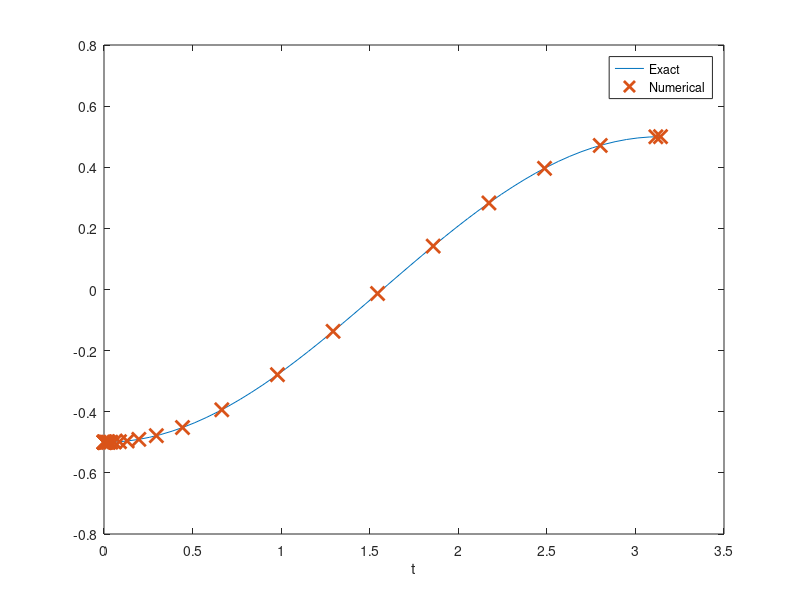

MATLAB code for this plot: (Note: this script raises an error after producing the figure.)
%% Integrator Lab: Solving First Order ODEs in MATLAB and Picard Approximation
%% Set up an inline function representation of an ODE and solve it
%% Exercise 1
% Objective: Solve an initial value problem and plot both the numerical approximation 
% and the corresponding exact solution.
% 
% Details: Solve the IVP
% 
% |y' = y tan t + sin t, y(0) = -1/2|
% 
% from |t = 0| to |t = pi|.

% Set up the right hand side of the ODE as an inline function
f = @(t,y) y*tan(t)+sin(t); 

% The initial conditions
t0 = 0;
y0 = -1/2;

% The time we will integrate until
t1 = pi;

soln = ode45(f, [t0, t1], y0);
disp(soln); %to show pieces of data stucture computed from ode45
%Plotting the solution to visualize

% Construct the exact solution (solved by hand)
tt = linspace(0,pi,50);
yy = (-1/2).*cos(tt); %This is my exact solution

% Plot both on the same figure, plotting the approximation with x's
plot(tt, yy, soln.x, soln.y, 'x', 'MarkerSize',10, 'LineWidth', 2);

% Label to the axis and a legend
xlabel('t');
legend('Exact', 'Numerical','Location','Best');
%% Computing an approximation at a specific point
%% Exercise 2
% Objective: Interpolate a solution at a number of grid points
% 
% Details: For the solution you computed in exercise 1, use deval to compute 
% the interpolated values at 10 grid points between 2 and 3.

% Compute the solution at 10 grid points between 2 and 3:
tinterp = linspace(2, 3, 10)
deval(soln, tinterp)
%% Errors, Step Sizes, and Tolerances
%% Exercise 3
% Objective: Examine the error of a solution generated by |ode45|
% 
% Details: For your solution to exercise 1, compute the pointwise error, identify 
% the maximum value of the error, and visualize the error on a linear-log plot 
% (use semilogy to plot the log of the error vs. t). Write in the comments where 
% the error is largest, and give a brief (1-2 sentences) explanation of why it 
% is largest there. Make sure to label your axes.

% Compute the exact solution
yexact = (-1/2).*cos(soln.x);

% Compute the pointwise error; note the use of MATLAB's vectorization
err = abs(yexact - soln.y);

disp(err);

fprintf('maximum error: %g \n', max(err));

semilogy(soln.x, err, 'LineWidth', 2);
xlabel('t');
ylabel('error');
%Maximum error value is 1.8068e-05 
%Error is largest there because Matlab computes error as the 
% difference between the different discretization parts when performing the integration.
% A largrer number of steps increases the error due to accumulation of rounding errors.
%% Exercise 4
% Objective: Solve and visualize a nonlinear ode using ode45
% 
% Details: Solve the IVP
% 
% |y' = 1 / y^2 , y(1) = 1|
% 
% from |t=1| to |t=10| using |ode45|. Find the exact solution and compute the 
% maximum pointwise error. Then plot the approximate solution and the exact solution 
% on the same axes.

%inline function definiton
f = @(t,y) 1/(y^2); 

% The initial conditions
t0 = 1;
y0 = 1;

% The time we will integrate until
t1 = 10;

soln = ode45(f, [t0, t1], y0);
disp(soln); %to show pieces of data stucture computed from ode45

%Plotting the solution to visualize

% exact solution (solved by hand)
tt = linspace(1,10,50);
yy = ((3.*tt)-2).^(1/3); %This is my exact solution

% Plot both on the same figure, plotting the approximation with x's
plot(tt, yy, soln.x, soln.y, 'x', 'MarkerSize',10, 'LineWidth', 2);

% Label to the axis and a legend
xlabel('t');
legend('Exact', 'Numerical','Location','Best');

% Compute the exact solution
yexact =((3.*(soln.x))-2).^(1/3);

% Compute the pointwise error; note the use of MATLAB's vectorization
err = abs(yexact - soln.y);

disp(err);
fprintf('maximum error: %g \n', max(err));

semilogy(soln.x, err, 'LineWidth', 2);
xlabel('t');
ylabel('error');
%% Exercise 5
% Objective: Solve and visualize an ODE that cannot be solved by hand with |ode45|.
% 
% Details: Solve the IVP
% 
% |y' = 1 - t y / 2, y(0) = -1|
% 
% from |t=0| to |t=10|. 
% 
% Your solution should show you defining the inline function, computing the 
% solution in this interval, and plotting it.
% 
% Your axes should be appropriately labeled

%inline function definiton
f = @(t,y) 1-t.*y./2; 

% The initial conditions
t0 = 0;
y0 = -1;

% The time we will integrate until
t1 = 10;

soln = ode45(f, [t0, t1], y0);
disp(soln); %to show pieces of data stucture computed from ode45

%Plotting the solution to visualize
plot(soln.x, soln.y, 'x');

% Label to the axis and a legend
xlabel('t');
legend('Numerical');
%% Exercise 6 - When things go wrong
% Objective: Solve an ode and explain the warning message
% 
% Details: Solve the IVP:
% 
% |y' = y^3 - t^2, y(0) = 1|
% 
% from |t=0| to |t=1|. 
% 
% Your solution should show you defining the inline function, and computing 
% the solution in this interval.
% 
% If you try to plot the solution, you should find that the solution does not 
% make it all the way to t = 1.
% 
% In the comments explain why MATLAB generates the warning message that you 
% may see, or fails to integrate all the way to t=1. HINT: Try plotting the direction 
% field for this with IODE.

%inline function definiton
f = @(t,y) y.^3 -t.^2;

% The initial conditions
t0 = 0;
y0 = 1;

% The time we will integrate until
t1 = 1;

soln = ode45(f, [t0, t1], y0); %computing the solution in this interval
disp(soln); %to show pieces of data stucture computed from ode45

%Plotting the solution to visualize
plot(soln.x, soln.y, 'x');

% Label to the axis and a legend
xlabel('t');
legend('Numerical');
% The warning says: Failure at t=5.066046e-01 Unable to meet integration tolerances without reducing
%   the step size below the smallest value  allowed (1.776357e-15) at time t.

%MATLAB generated this warning message because the ode function cannot handle discontinuities
% that occur at that point in the interval. In this case, we would have to
% do a piecewise integration from t0 to the discontinuity and then from the
% discontinuity to t1
%% Using symbolic variables to define functions
%% Exercise 7
% Objective: Define a function using symbolic variables and manipulate it.
% 
% Details: Define the function |f(x) = sin(x)cos(x)|
% 
% Use MATLAB commands to obtain a simpler form of this function, compute value 
% of this function for |x=pi/4| and |x=1|, and plot its graph.

% Start by defining the variables as symbolic
syms x y

% Define a function by simply writing its expression
f= sin(x)
g = cos(x)
h = sin(x)*cos(x)

simplify(h) %simplify the function 

%compute value of this function for x=pi/4 and x=1
eval(subs(f,x,pi/4))
eval(subs(f,x,1))

%plot the function
ezplot(h)
%% Obtaining Picard approximations
%% Exercise 8
%%
% 
%  Objective: Solve your own Picard Approximation and compare it to the
%  exact solution.
%
%%
% 
%  Details: Consider the IVP
%     | y' = 1+y^2|
%     | y(0) = 1 |
%
%% 
% Find the Picard approximation phi_5. For better efficiency, do not keep all 
% the previous approximations.
% 
% Compute the exact solution (by hand), and plot both on the same figure for 
% comparison, as above.
% 
% Label your axes and include a legend.
% 
% HINT. The initial condition has 1 instead of 0, so the Picard method needs 
% to be adapted.

clear all;
clf;
syms t s y;

% define the function f

f = 1+(y.^2); %symbolic function

% Initial approximation phi_0 = :

phi=[sym(1)];   % Keep a list with all the approximations

% Set up a loop to get successive approximations using Picard iterations

N=5;

for i = 1:N
    func=subs(f,y,phi(i));    % prepare function to integrate: y -> previous phi
    func=subs(func,t,s);      % variable of integration is s, so we need to change
                              % x -> s
    
    newphi = (int(func, s, 0 ,t) +1);   % integrate to find next approximation
    
    phi=cat(2,phi,[newphi]);       % update the list of approximations by adding new phi
end

% Show the last approximation

phi(N+1)
% Plot the approximation just found

picard=ezplot(phi(N+1),[0,5]);
set(picard,'Color','green');         % set the color of the graph to green

% In this case, the exact solution is
%
% y=[(t^3)/3]+t
%
% Compare the approximation and the exact solutions

hold on;
exact=ezplot([(t^3)/3]+t,[0,5]);

xlabel('t');
ylabel('y');
title('Picard Approximations');
legend('Picard Approximation', 'Exact Solution','Location','NorthWest');